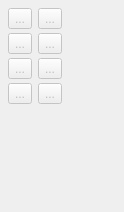
             <widget class="QWidget" name="curves_Page">
              <property name="geometry">
               <rect>
                <x>0</x>
                <y>0</y>
                <width>124</width>
                <height>212</height>
               </rect>
              </property>
              <property name="sizePolicy">
               <sizepolicy hsizetype="Preferred" vsizetype="Maximum">
                <horstretch>0</horstretch>
                <verstretch>0</verstretch>
               </sizepolicy>
              </property>
              <property name="minimumSize">
               <size>
                <width>118</width>
                <height>0</height>
               </size>
              </property>
              <property name="toolTip">
               <string>Tools for creating curves.</string>
              </property>
              <attribute name="icon">
               <iconset resource="share/resources/toolicon.qrc">
                <normaloff>:/toolicon/32x32/spline_toolboxs.png</normaloff>:/toolicon/32x32/spline_toolboxs.png</iconset>
              </attribute>
              <attribute name="label">
               <string>Curve</string>
              </attribute>
              <attribute name="toolTip">
               <string>Curve</string>
              </attribute>
              <layout class="QFormLayout" name="formLayout_10">
               <property name="verticalSpacing">
                <number>4</number>
               </property>
               <property name="leftMargin">
                <number>8</number>
               </property>
               <property name="topMargin">
                <number>8</number>
               </property>
               <property name="rightMargin">
                <number>8</number>
               </property>
               <property name="bottomMargin">
                <number>8</number>
               </property>
               <item row="1" column="0">
                <widget class="QToolButton" name="curve_ToolButton">
                 <property name="enabled">
                  <bool>false</bool>
                 </property>
                 <property name="toolTip">
                  <string>Curve - Interactive (Alt+C)</string>
                 </property>
                 <property name="text">
                  <string notr="true">...</string>
                 </property>
                 <property name="icon">
                  <iconset resource="share/resources/toolicon.qrc">
                   <normaloff>:/toolicon/32x32/spline.png</normaloff>:/toolicon/32x32/spline.png</iconset>
                 </property>
                 <property name="iconSize">
                  <size>
                   <width>32</width>
                   <height>32</height>
                  </size>
                 </property>
                 <property name="checkable">
                  <bool>true</bool>
                 </property>
                </widget>
               </item>
               <item row="1" column="1">
                <widget class="QToolButton" name="spline_ToolButton">
                 <property name="enabled">
                  <bool>false</bool>
                 </property>
                 <property name="toolTip">
                  <string>Spline - Interactive (Alt+S)</string>
                 </property>
                 <property name="text">
                  <string notr="true">...</string>
                 </property>
                 <property name="icon">
                  <iconset resource="share/resources/toolicon.qrc">
                   <normaloff>:/toolicon/32x32/splinePath.png</normaloff>:/toolicon/32x32/splinePath.png</iconset>
                 </property>
                 <property name="iconSize">
                  <size>
                   <width>32</width>
                   <height>32</height>
                  </size>
                 </property>
                 <property name="checkable">
                  <bool>true</bool>
                 </property>
                </widget>
               </item>
               <item row="3" column="0">
                <widget class="QToolButton" name="curveWithCPs_ToolButton">
                 <property name="enabled">
                  <bool>false</bool>
                 </property>
                 <property name="toolTip">
                  <string>Curve - Fixed (Alt+Shift+C)</string>
                 </property>
                 <property name="text">
                  <string notr="true">...</string>
                 </property>
                 <property name="icon">
                  <iconset resource="share/resources/toolicon.qrc">
                   <normaloff>:/toolicon/32x32/cubic_bezier.png</normaloff>:/toolicon/32x32/cubic_bezier.png</iconset>
                 </property>
                 <property name="iconSize">
                  <size>
                   <width>32</width>
                   <height>32</height>
                  </size>
                 </property>
                 <property name="checkable">
                  <bool>true</bool>
                 </property>
                </widget>
               </item>
               <item row="3" column="1">
                <widget class="QToolButton" name="splineWithCPs_ToolButton">
                 <property name="enabled">
                  <bool>false</bool>
                 </property>
                 <property name="toolTip">
                  <string>Spline - Fixed (Alt+Shift+S)</string>
                 </property>
                 <property name="text">
                  <string notr="true">...</string>
                 </property>
                 <property name="icon">
                  <iconset resource="share/resources/toolicon.qrc">
                   <normaloff>:/toolicon/32x32/cubic_bezier_path.png</normaloff>:/toolicon/32x32/cubic_bezier_path.png</iconset>
                 </property>
                 <property name="iconSize">
                  <size>
                   <width>32</width>
                   <height>32</height>
                  </size>
                 </property>
                 <property name="checkable">
                  <bool>true</bool>
                 </property>
                </widget>
               </item>
               <item row="6" column="1">
                <widget class="QToolButton" name="pointAlongSpline_ToolButton">
                 <property name="enabled">
                  <bool>false</bool>
                 </property>
                 <property name="toolTip">
                  <string>Point - On Spline (O, S)</string>
                 </property>
                 <property name="text">
                  <string notr="true">...</string>
                 </property>
                 <property name="icon">
                  <iconset resource="share/resources/toolicon.qrc">
                   <normaloff>:/toolicon/32x32/splinePath_cut_point.png</normaloff>:/toolicon/32x32/splinePath_cut_point.png</iconset>
                 </property>
                 <property name="iconSize">
                  <size>
                   <width>32</width>
                   <height>32</height>
                  </size>
                 </property>
                 <property name="checkable">
                  <bool>true</bool>
                 </property>
                </widget>
               </item>
               <item row="7" column="0">
                <widget class="QToolButton" name="pointOfIntersectionCurves_ToolButton">
                 <property name="enabled">
                  <bool>false</bool>
                 </property>
                 <property name="toolTip">
                  <string>Point - Intersect Curves (I, C)</string>
                 </property>
                 <property name="text">
                  <string notr="true">...</string>
                 </property>
                 <property name="icon">
                  <iconset resource="share/resources/toolicon.qrc">
                   <normaloff>:/toolicon/32x32/intersection_curves.png</normaloff>:/toolicon/32x32/intersection_curves.png</iconset>
                 </property>
                 <property name="iconSize">
                  <size>
                   <width>32</width>
                   <height>32</height>
                  </size>
                 </property>
                 <property name="checkable">
                  <bool>true</bool>
                 </property>
                </widget>
               </item>
               <item row="7" column="1">
                <widget class="QToolButton" name="curveIntersectAxis_ToolButton">
                 <property name="enabled">
                  <bool>false</bool>
                 </property>
                 <property name="toolTip">
                  <string>Point - Intersect Curve and Axis (C, X)</string>
                 </property>
                 <property name="text">
                  <string notr="true">...</string>
                 </property>
                 <property name="icon">
                  <iconset resource="share/resources/toolicon.qrc">
                   <normaloff>:/toolicon/32x32/curve_intersect_axis.png</normaloff>:/toolicon/32x32/curve_intersect_axis.png</iconset>
                 </property>
                 <property name="iconSize">
                  <size>
                   <width>32</width>
                   <height>32</height>
                  </size>
                 </property>
                 <property name="checkable">
                  <bool>true</bool>
                 </property>
                </widget>
               </item>
               <item row="6" column="0">
                <widget class="QToolButton" name="pointAlongCurve_ToolButton">
                 <property name="enabled">
                  <bool>false</bool>
                 </property>
                 <property name="toolTip">
                  <string>Point - On Curve (O, C)</string>
                 </property>
                 <property name="text">
                  <string notr="true">...</string>
                 </property>
                 <property name="icon">
                  <iconset resource="share/resources/toolicon.qrc">
                   <normaloff>:/toolicon/32x32/spline_cut_point.png</normaloff>:/toolicon/32x32/spline_cut_point.png</iconset>
                 </property>
                 <property name="iconSize">
                  <size>
                   <width>32</width>
                   <height>32</height>
                  </size>
                 </property>
                 <property name="checkable">
                  <bool>true</bool>
                 </property>
                </widget>
               </item>
              </layout>
             </widget>
